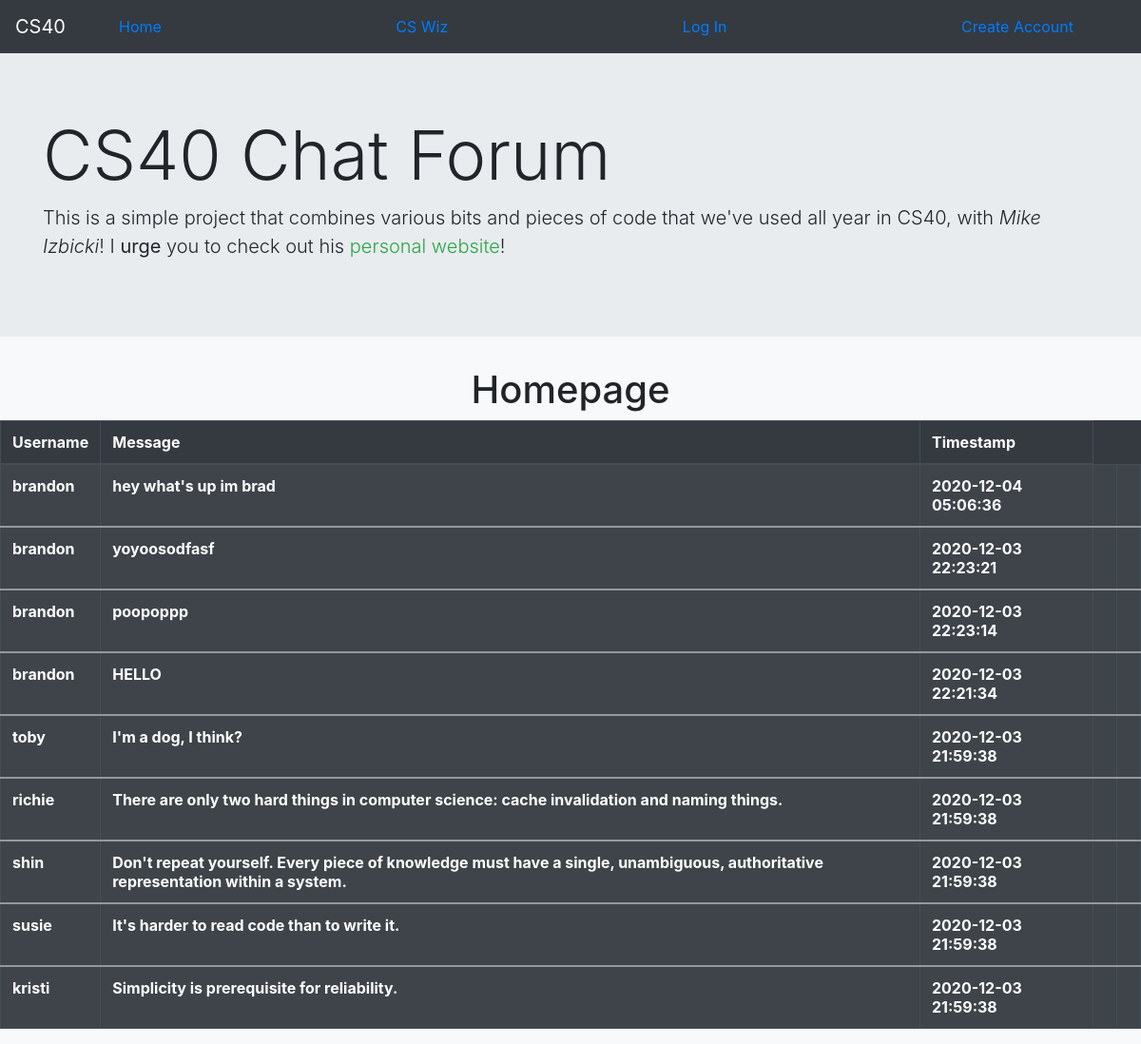
The page / on the database its author committed.
### tables this page shows
CREATE TABLE users (
    id INTEGER PRIMARY KEY,
    username TEXT NOT NULL UNIQUE,
    password TEXT NOT NULL,
    age INTEGER
);

CREATE TABLE messages (
    id integer primary key,
    sender_id integer not null,
    message text not null,
    created_at timestamp not null default current_timestamp
    );

### twitter.py (the view)
@app.route('/')
def root():
    con = sqlite3.connect('twitter_database.db')
    cur = con.cursor()
    sql = """
        SELECT sender_id, message, created_at, id FROM messages;
    """
    cur.execute(sql)
    results = cur.fetchall()
    messages = []
    for result in results:
        sql = """
            SELECT username FROM users WHERE id=?
        """
        cur.execute(sql, (result[0],))
        username_rows = cur.fetchall()
        for username_row in username_rows:
            username = username_row[0]
        messages.insert(0, {
            'text': result[1],
            'username': username,
            'created_at': result[2],
            'id': result[3]
        })
    if logged_in:
        return render_template(
            'root.html',
            username=request.cookies.get('username'),
            messages=messages
        )
    else:
        return render_template(
            'root.html',
            messages=messages,
        )

### templates/root.html (shortened to what this page needs)
{% extends 'base.html' %}
{% block title %}
        <div class="container-fluid d-flex justify-content-center">
            <h1>Homepage</h1>
        </div>
{% endblock %}
{% block content %}
        <table class="table table-dark table-striped table-bordered table-hover">
            <thead>
                <tr>
                    <th scope="col">Username</th>
                    <th scope="col">Message</th>
                    <th scope="col">Timestamp</th>
                </tr>
            </thead>
            {% for message in messages %}
            <tbody>
                <tr>
                    <th>{{ message.username }}</th>
                    <th>{{ message.text }}</th>
                    <th>{{ message.created_at }}</th>
                    <th>{% if username==message.username %}<a href="/edit_message/{{message.id}}">Edit Message</a>{% endif %}</th>
                    <th>{% if username==message.username %}<a href="/delete_message/{{message.id}}">Delete Message</a>{% endif %}</th>
                </tr>
            </tbody>
            {% endfor %}
        </table>
{% endblock %}

### templates/base.html (shortened to what this page needs)
<html>
    <head>
        <link rel="stylesheet" href="https://cdn.jsdelivr.net/npm/bootstrap@4.5.3/dist/css/bootstrap.min.css">
        <link rel="stylesheet" href="/static/style.css">
    </head>
    <body class="bg-light">
        <nav class="navbar navbar-expand-lg navbar-dark bg-dark">
            <a class="navbar-brand" href="https://github.com/mikeizbicki/cmc-csci040">CS40</a>
            <div class="collapse navbar-collapse" id="navbarNav">
                <ul class="navbar-nav container">
                    <li class="nav-item active">
                        <a href="/">Home <span class="sr-only">(current)</span></a>
                    </li>
                    <li class="nav-item">
                        <a href="/mike">CS Wiz</a>
                    </li>
                    {% if username %}
                    <li class="nav-item">
                        <a href="/create_message">Post Message</a>
                    </li>
                    <li class="nav-item">
                        <a href="/logout">Log Out</a>
                    </li>
                    <li class="nav-item">
                        <a href="delete_user/{{username}}">Delete Account</a>
                    </li>
                    {% else %}
                    <li class="nav-item">
                        <a href="/login">Log In</a>
                    </li>
                    <li class="nav-item">
                        <a href="/create_user">Create Account</a>
                    </li>
                    {% endif %}
                </ul>
            </div>
        </nav>
        <div class="jumbotron jumbotron-fluid jumbotron-dark">
            <div class="container">
                <h1 class="display-3">CS40 Chat Forum</h1>
                <p class="lead">This is a simple project that combines various bits and pieces of code that we've used all year in CS40, with <em>Mike Izbicki</em>! I <strong>urge</strong> you to check out his <a href="https://www.izbicki.me" class="text-success">personal website</a>!
            </div>
        </div>
            {% block title %}
            {% endblock %}
            {% block content %}
            {% endblock %}
    </body>
</html>

### static/style.css (style rules this page uses)
.nav-item { margin-left:40px; margin-right:40px; }

### rows shown on the page
users: username "brandon" "brandon" "brandon" "brandon"
messages: text "hey what's up im brad", created_at "2020-12-04 05:06:36"
messages: text "yoyoosodfasf", created_at "2020-12-03 22:23:21"
messages: text "poopoppp", created_at "2020-12-03 22:23:14"
messages: text "HELLO", created_at "2020-12-03 22:21:34"
users: username "toby"
messages: text "I'm a dog, I think?", created_at "2020-12-03 21:59:38"
users: username "richie"
messages: text "There are only two hard things in computer science: cache invalidation and naming things.", created_at "2020-12-03 21:59:38"
users: username "shin"
messages: text "Don't repeat yourself. Every piece of knowledge must have a single, unambiguous, authoritative representation within a system.", created_at "2020-12-03 21:59:38"
users: username "susie"
messages: text "It's harder to read code than to write it.", created_at "2020-12-03 21:59:38"
users: username "kristi"
messages: text "Simplicity is prerequisite for reliability.", created_at "2020-12-03 21:59:38"
